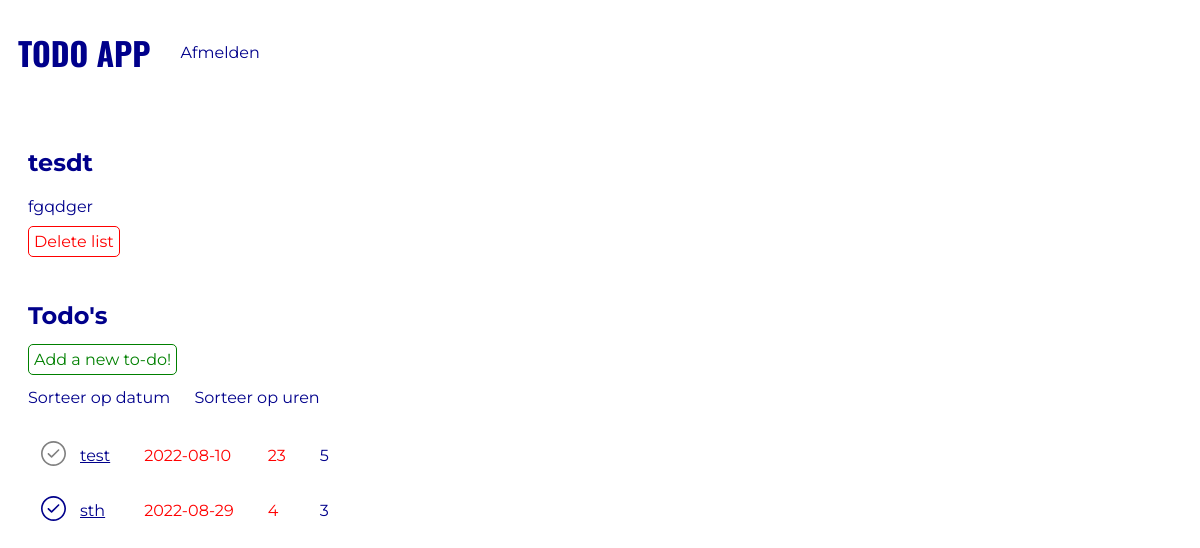
Before: /todo_list.php?list=11 (signed in) with the older database file.
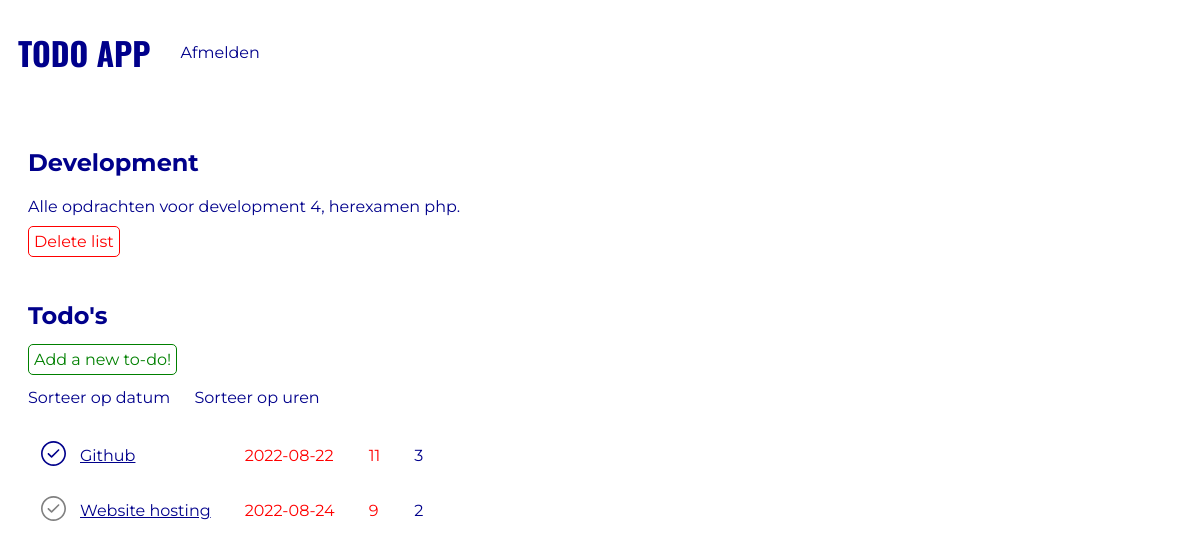
After: the same page with the newer database file.
### tables this page shows
CREATE TABLE `todo_lists` (
  `id` int(11) NOT NULL,
  `userId` int(11) NOT NULL,
  `title` varchar(300) NOT NULL,
  `description` varchar(300) NOT NULL
);

CREATE TABLE `tasks` (
  `id` int(11) NOT NULL,
  `userId` int(11) NOT NULL,
  `listId` int(11) NOT NULL,
  `title` varchar(300) NOT NULL,
  `hour` int(11) NOT NULL,
  `date` date DEFAULT NULL,
  `done` tinyint(1) NOT NULL DEFAULT 0,
  `attachment` varchar(255) DEFAULT NULL
);

### classes/TodoList.php (called while the page is built, shortened)
<?php
    class TodoList {
        public static function getListArrayById($id) {
            $conn = Db::getInstance();
            $statement = $conn->prepare("select * from todo_lists where id = :id");
            $statement->bindValue(":id", $id);
            $statement->execute();
            return $statement->fetch(PDO::FETCH_ASSOC);
        }
    }

### classes/Task.php (called while the page is built, shortened)
<?php
class Task
{
    public static function getAllForId($listId, $sort, $order)
    {
        $sanitisedSort = self::whiteList($sort, ["date", "hour"]);
        $sanitisedOrder = self::whiteList(strtolower($order), ["asc", "desc"]);
        $conn = Db::getInstance();
        $statement = $conn->prepare("select * from tasks where listId = :listId order by $sanitisedSort $sanitisedOrder");
        $statement->bindValue(':listId', $listId);
        $statement->execute();
        return $statement->fetchAll(PDO::FETCH_ASSOC);
    }
    public static function getDaysRemaining($deadline){
        $date1 = new DateTime($deadline);
        $interval = $date1->diff(new DateTime());
        return $interval->days;
    }
    public static function getIsPast($deadline){
        $date1 = new DateTime($deadline);
        return $date1 < new DateTime();
    }
    private static function whiteList($input, $allowed)
    {
        $key = array_search($input, $allowed, true);
        if ($key === false) {
            return $allowed[0];
        } else {
            return $input;
        }
    }
}

### todo_list.php (the view, shortened to what this page needs)
<?php
    $listId = $_GET['list'];
    $list = TodoList::getListArrayById($listId);
    $sort = isset($_GET['sort']) ? $_GET['sort'] : 'date';
    $order = isset($_GET['order']) ? $_GET['order'] : 'asc';
    $tasks = Task::getAllForId($listId, $sort, $order);
?><!DOCTYPE html>
<html lang="en">
<head>
    <link rel="stylesheet" href="css/todoList.css?v=<?php echo time(); ?>">
</head>
<body>
    <?php include_once("nav.inc.php"); ?>
    <div class="header">
        <h2><?php echo htmlspecialchars($list['title']); ?></h2>
        <p class="description"><?php echo htmlspecialchars($list['description']); ?></p>
    </div>
    <a href="delete_todo_list.php?list=<?php echo $_GET["list"]; ?>" class="add" id="red">Delete list</a>
    <div class="content">
        <h2>Todo's</h2>
        <div class="task">
            <a href="add_task.php?listId=<?php echo $list['id']; ?>" class="add">Add a new to-do!</a>
        </div>
        <br>
        <a class="sort" href="todo_list.php?list=<?php echo $list['id']; ?>&sort=date&order=asc">Sorteer op datum</a>
        <a class="sort" href="todo_list.php?list=<?php echo $list['id']; ?>&sort=hour&order=desc">Sorteer op uren</a>
        <table class="table">
            <?php if(!empty($tasks)): ?>
                <?php foreach($tasks as $task): ?>
                    <tbody>
                        <tr>
                            <td><a class="doneBtnAnchor" data-task-id="<?php echo $task['id'] ?>" href=""><?php if($task["done"] == 1):?><img src="./images/doneblue.svg" alt=""><?php else:?><img src="./images/donegrey.svg" alt=""><?php endif;?></a></td>
                            <td style="text-decoration: underline"><a href="task.php?task=<?php echo $task["id"]; ?>" class="btn"><?php echo htmlspecialchars($task['title']); ?></a></td>
                            <td><p class="date<?php if(Task::getIsPast($task['date']) == 1): ?>isPast <?php endif; ?>"><?php echo htmlspecialchars($task['date']); ?></p></td>
                            <td><p class="date<?php if(Task::getIsPast($task['date']) == 1): ?>isPast <?php endif; ?>"> <?php echo Task::getDaysRemaining($task['date']); ?></p></td>
                            <td><p class="workhour"> <?php echo $task['hour']; ?></p></td>
                        </tr>
                    </tbody>
                <?php endforeach; ?>
            <?php endif; ?>
        </table>
    </div>
</body>
</html>

Changed rows visible on the page:
removed tasks: done 0 (drawn), title "test", date "2022-08-10", date "23", hour "5"
changed todo_lists: title "tesdt" → "Development"; description "fgqdger" → "Alle opdrachten voor development 4, herexamen php."
changed tasks: title "sth" → "Github"; date "2022-08-29" → "2022-08-22"; date "4" → "11"
added tasks: done 0 (drawn), title "Website hosting", date "2022-08-24", date "9", hour "2"
